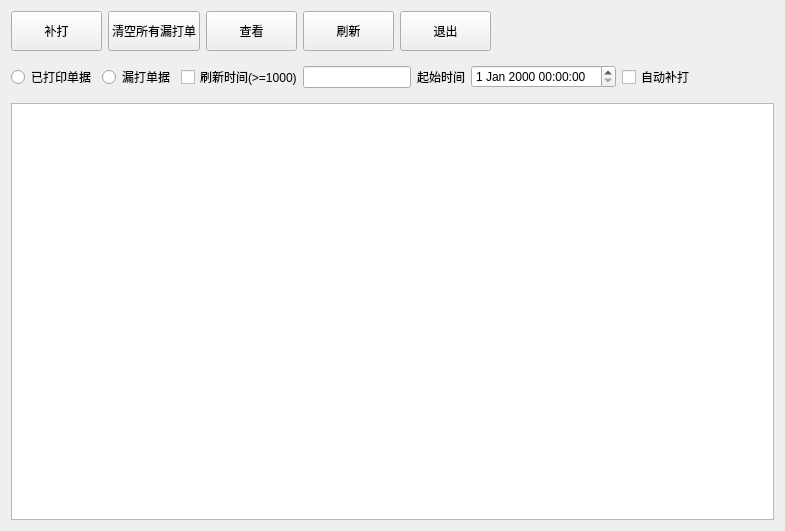
<?xml version="1.0" encoding="UTF-8"?>
<ui version="4.0">
 <class>kitchen_leakage</class>
 <widget class="QDialog" name="kitchen_leakage">
  <property name="geometry">
   <rect>
    <x>0</x>
    <y>0</y>
    <width>785</width>
    <height>531</height>
   </rect>
  </property>
  <property name="windowTitle">
   <string>Dialog</string>
  </property>
  <layout class="QVBoxLayout" name="verticalLayout">
   <item>
    <layout class="QHBoxLayout" name="horizontalLayout_2" stretch="0,0,0,0,0,1">
     <item>
      <widget class="QPushButton" name="pushButton_8">
       <property name="sizePolicy">
        <sizepolicy hsizetype="Fixed" vsizetype="Fixed">
         <horstretch>0</horstretch>
         <verstretch>0</verstretch>
        </sizepolicy>
       </property>
       <property name="minimumSize">
        <size>
         <width>91</width>
         <height>40</height>
        </size>
       </property>
       <property name="focusPolicy">
        <enum>Qt::NoFocus</enum>
       </property>
       <property name="text">
        <string>补打</string>
       </property>
       <property name="outer_stylesheet" stdset="0">
        <string>pushbutton</string>
       </property>
      </widget>
     </item>
     <item>
      <widget class="QPushButton" name="pushButton_11">
       <property name="sizePolicy">
        <sizepolicy hsizetype="Fixed" vsizetype="Fixed">
         <horstretch>0</horstretch>
         <verstretch>0</verstretch>
        </sizepolicy>
       </property>
       <property name="minimumSize">
        <size>
         <width>91</width>
         <height>40</height>
        </size>
       </property>
       <property name="focusPolicy">
        <enum>Qt::NoFocus</enum>
       </property>
       <property name="text">
        <string>清空所有漏打单</string>
       </property>
       <property name="outer_stylesheet" stdset="0">
        <string>pushbutton</string>
       </property>
      </widget>
     </item>
     <item>
      <widget class="QPushButton" name="pushButton_9">
       <property name="sizePolicy">
        <sizepolicy hsizetype="Fixed" vsizetype="Fixed">
         <horstretch>0</horstretch>
         <verstretch>0</verstretch>
        </sizepolicy>
       </property>
       <property name="minimumSize">
        <size>
         <width>91</width>
         <height>40</height>
        </size>
       </property>
       <property name="focusPolicy">
        <enum>Qt::NoFocus</enum>
       </property>
       <property name="text">
        <string>查看</string>
       </property>
       <property name="outer_stylesheet" stdset="0">
        <string>pushbutton</string>
       </property>
      </widget>
     </item>
     <item>
      <widget class="QPushButton" name="pushButton_10">
       <property name="sizePolicy">
        <sizepolicy hsizetype="Fixed" vsizetype="Fixed">
         <horstretch>0</horstretch>
         <verstretch>0</verstretch>
        </sizepolicy>
       </property>
       <property name="minimumSize">
        <size>
         <width>91</width>
         <height>40</height>
        </size>
       </property>
       <property name="focusPolicy">
        <enum>Qt::NoFocus</enum>
       </property>
       <property name="text">
        <string>刷新</string>
       </property>
       <property name="outer_stylesheet" stdset="0">
        <string>pushbutton</string>
       </property>
      </widget>
     </item>
     <item>
      <widget class="QPushButton" name="pushButton_7">
       <property name="sizePolicy">
        <sizepolicy hsizetype="Fixed" vsizetype="Fixed">
         <horstretch>0</horstretch>
         <verstretch>0</verstretch>
        </sizepolicy>
       </property>
       <property name="minimumSize">
        <size>
         <width>91</width>
         <height>40</height>
        </size>
       </property>
       <property name="focusPolicy">
        <enum>Qt::NoFocus</enum>
       </property>
       <property name="text">
        <string>退出</string>
       </property>
       <property name="outer_stylesheet" stdset="0">
        <string>pushbutton</string>
       </property>
      </widget>
     </item>
     <item>
      <spacer name="horizontalSpacer">
       <property name="orientation">
        <enum>Qt::Horizontal</enum>
       </property>
       <property name="sizeHint" stdset="0">
        <size>
         <width>40</width>
         <height>20</height>
        </size>
       </property>
      </spacer>
     </item>
    </layout>
   </item>
   <item>
    <layout class="QHBoxLayout" name="horizontalLayout_3" stretch="0,0,0,0,0,0,1">
     <item>
      <widget class="QRadioButton" name="radioButton">
       <property name="sizePolicy">
        <sizepolicy hsizetype="Expanding" vsizetype="Fixed">
         <horstretch>0</horstretch>
         <verstretch>0</verstretch>
        </sizepolicy>
       </property>
       <property name="minimumSize">
        <size>
         <width>0</width>
         <height>40</height>
        </size>
       </property>
       <property name="text">
        <string>已打印单据</string>
       </property>
      </widget>
     </item>
     <item>
      <widget class="QRadioButton" name="radioButton_2">
       <property name="sizePolicy">
        <sizepolicy hsizetype="Expanding" vsizetype="Fixed">
         <horstretch>0</horstretch>
         <verstretch>0</verstretch>
        </sizepolicy>
       </property>
       <property name="minimumSize">
        <size>
         <width>0</width>
         <height>40</height>
        </size>
       </property>
       <property name="text">
        <string>漏打单据</string>
       </property>
      </widget>
     </item>
     <item>
      <layout class="QHBoxLayout" name="horizontalLayout">
       <property name="spacing">
        <number>0</number>
       </property>
       <item>
        <widget class="QCheckBox" name="checkBox_refresh">
         <property name="text">
          <string>刷新时间(&gt;=1000)</string>
         </property>
        </widget>
       </item>
       <item>
        <widget class="QLineEdit" name="lineEdit_refresh_time"/>
       </item>
      </layout>
     </item>
     <item>
      <widget class="QLabel" name="label">
       <property name="text">
        <string>起始时间</string>
       </property>
      </widget>
     </item>
     <item>
      <widget class="lds_datetimeEdit" name="dateTimeEdit"/>
     </item>
     <item>
      <widget class="QCheckBox" name="checkBox_auto_print">
       <property name="text">
        <string>自动补打</string>
       </property>
      </widget>
     </item>
     <item>
      <spacer name="horizontalSpacer_2">
       <property name="orientation">
        <enum>Qt::Horizontal</enum>
       </property>
       <property name="sizeHint" stdset="0">
        <size>
         <width>37</width>
         <height>17</height>
        </size>
       </property>
      </spacer>
     </item>
    </layout>
   </item>
   <item>
    <widget class="lds_tableView" name="tableView">
     <property name="editTriggers">
      <set>QAbstractItemView::AnyKeyPressed|QAbstractItemView::CurrentChanged|QAbstractItemView::EditKeyPressed</set>
     </property>
    </widget>
   </item>
  </layout>
 </widget>
 <customwidgets>
  <customwidget>
   <class>lds_tableView</class>
   <extends>QTableView</extends>
   <header>lds_tableview.h</header>
  </customwidget>
  <customwidget>
   <class>lds_datetimeEdit</class>
   <extends>QDateTimeEdit</extends>
   <header>lds_datetimeedit.h</header>
  </customwidget>
 </customwidgets>
 <resources/>
 <connections/>
</ui>
